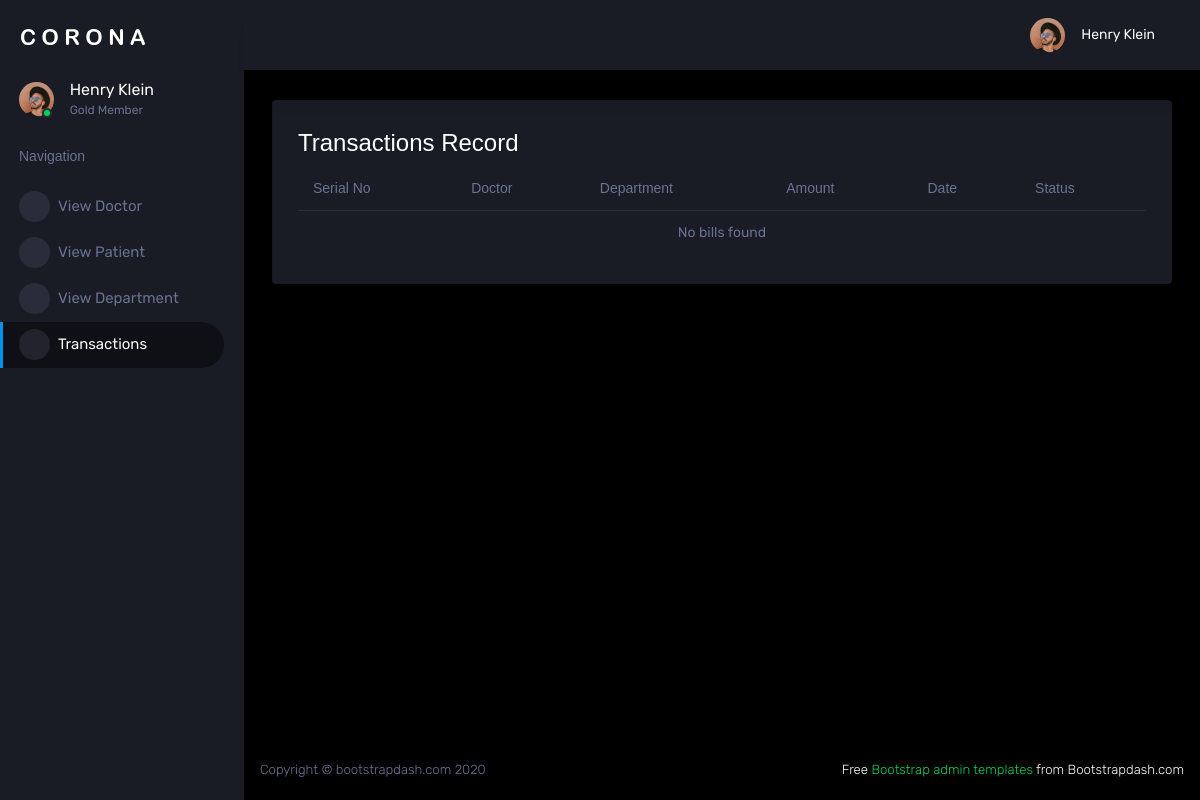
Page /view_payment (signed in) on the earlier database version.
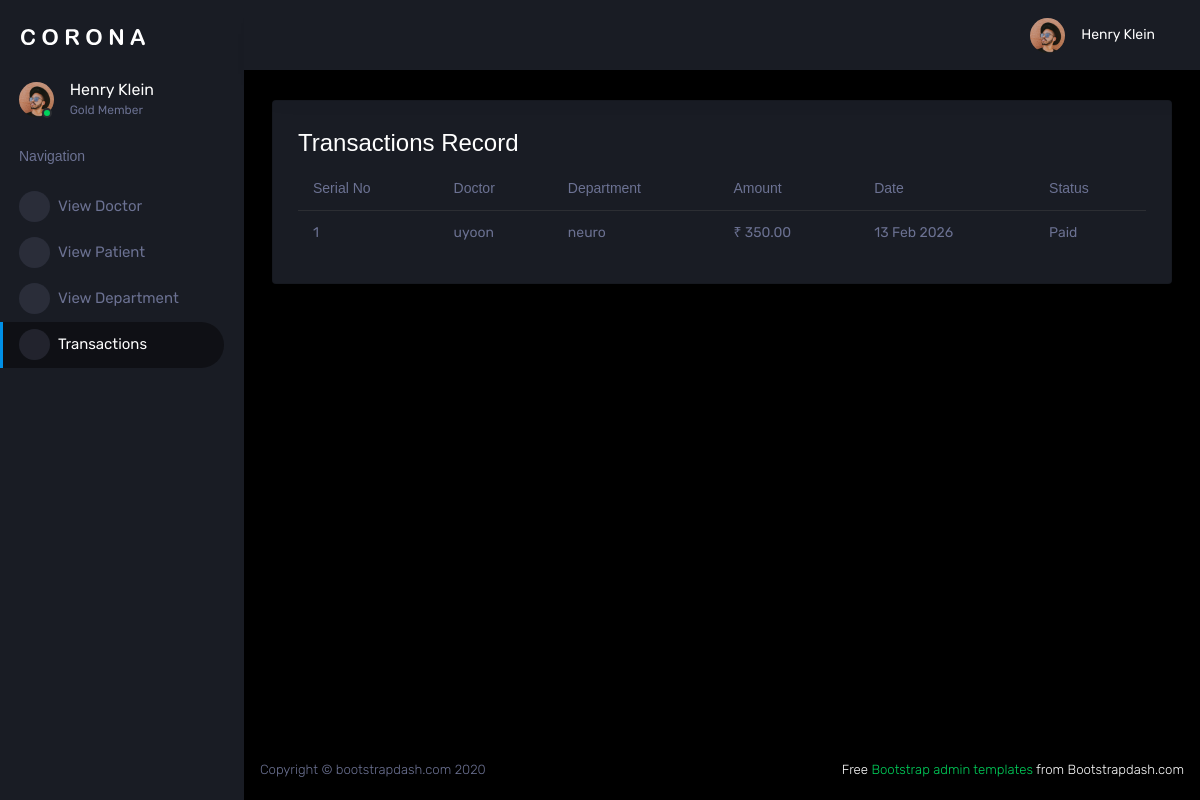
Same page on the later database version.
### newapp/models.py (models this page shows)
class Bill(models.Model):
    booking = models.ForeignKey(Booking, on_delete=models.CASCADE)
    amount = models.DecimalField(max_digits=8, decimal_places=2)
    created_at = models.DateTimeField(auto_now_add=True)
    status = models.CharField(
        max_length=20,
        choices=[('Paid', 'Paid'), ('Unpaid', 'Unpaid')],
        default='Unpaid'
    )

class Booking(models.Model):
    patient = models.ForeignKey(Patient, on_delete=models.CASCADE)
    doctor = models.ForeignKey(Doctor, on_delete=models.CASCADE)
    doc_fee = models.IntegerField()
    booking_date = models.DateTimeField(auto_now_add=True)

class Doctor(models.Model):
    user = models.OneToOneField(Login,on_delete=models.CASCADE,related_name='doctor')
    dept = models.CharField(max_length=20)
    name = models.CharField(max_length=20)
    phone_number = models.CharField(max_length=10)
    fee = models.IntegerField()

### newapp/admin_views.py (the view)
# urls.py: path('view_payment', admin_views.view_payment, name='view_payment'),
@login_required(login_url='login_view')
def view_payment(request):
    billings = Bill.objects.all()
    return render(request, 'admin/view_payment.html', {'billings': billings})

### template/admin/view_payment.html
{% extends "admin/admin_base.html" %}
{% block content %}
<h3>Transactions Record</h3>
<table class="table">
  <thead>
    <tr>
      <th>Serial No</th>
      <th>Doctor</th>
      <th>Department</th>
      <th>Amount</th>
      <th>Date</th>
      <th>Status</th>
    </tr>
  </thead>
  <tbody>
    {% for bill in billings %}
    <tr>
      <td>{{ forloop.counter }}</td>
      <td>{{ bill.booking.doctor.name }}</td>
      <td>{{ bill.booking.doctor.dept }}</td>
      <td>₹ {{ bill.amount }}</td>
      <td>{{ bill.created_at|date:"d M Y" }}</td>
      <td>{{ bill.status }}</td>
    {% empty %}
    <tr>
      <td colspan="6" class="text-center">No bills found</td>
    </tr>
    {% endfor %}
  </tbody>
</table>
{% endblock %}

Differences in the rows shown:
added Bill: booking.doctor.name "uyoon", booking.doctor.dept "neuro", amount "350.00", created_at "13 Feb 2026", status "Paid"
Other differences:
text no longer shown: "No bills found"
